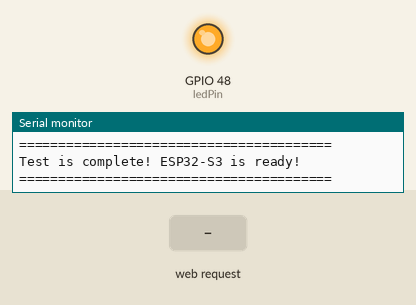
The sketch below on a simulated ESP32-S3. Parts: output pins drawn as LEDs (lit = HIGH), the last lines printed to the serial monitor. Inputs (shaded band) come from the test bench. WiFi joins after 1.5 s; servers stay silent unless stated.

Above: at 4.7 s.
4.8 s: HTTP request GET /led/blink received
At 7.4 s:
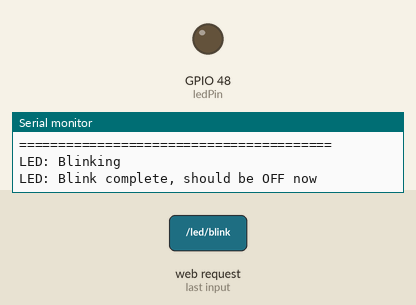
9.3 s: HTTP request GET /led/on received
At 10.6 s:
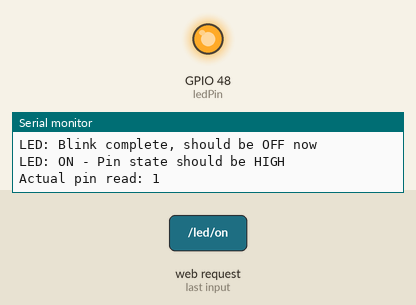
Timing chart, 0 to 12.3 s (numbered marks = the images above; inputs shaded):
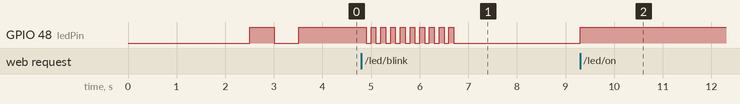

Measured:
- after the input at 4.8 s, GPIO 48 (ledPin): alternates HIGH for 0.10 s and LOW for 0.10 s, 19 changes in all, then stays LOW, starting after 0.10 s
- after the input at 9.3 s, GPIO 48 (ledPin): LOW → HIGH at once

The sketch:

test_wifi_only.ino
```cpp
// Тестовый скрипт для проверки WiFi подключения ESP32-S3
// Загрузите этот код ПЕРВЫМ перед подключением моторов

#include <WiFi.h>
#include <WebServer.h>

// ===== НАСТРОЙТЕ ЭТИ ПАРАМЕТРЫ =====
// ВАЖНО: Используйте значения из файла .env (загрузите его локально, не коммитьте в Git!)
// IMPORTANT: Use values from .env file (load it locally, don't commit to Git!)
const char* ssid = "YOUR_WIFI_SSID";      // Замените на имя вашей WiFi сети
const char* password = "YOUR_WIFI_PASSWORD";      // Замените на пароль вашей WiFi

// Встроенный светодиод (если есть на вашей плате)
const int ledPin = 48;  // RGB LED на ESP32-S3

// Веб сервер
WebServer server(80);

void setup() {
  // Запуск Serial для отладки
  Serial.begin(115200);
  delay(1000);

  Serial.println("\n\n========================================");
  Serial.println("ESP32-S3 WiFi Test");
  Serial.println("========================================\n");

  // Настройка LED
  pinMode(ledPin, OUTPUT);
  digitalWrite(ledPin, LOW);

  // Подключение к WiFi
  Serial.print("Connecting to: ");
  Serial.println(ssid);

  // Сброс настроек WiFi и установка режима
  WiFi.disconnect(true);
  WiFi.mode(WIFI_STA);
  delay(1000);

  WiFi.begin(ssid, password);

  // Ожидание подключения
  int counter = 0;
  while (WiFi.status() != WL_CONNECTED) {
    delay(500);
    Serial.print(".");

    // Мигаем LED во время подключения
    digitalWrite(ledPin, !digitalRead(ledPin));

    counter++;
    if (counter % 10 == 0) {
      Serial.println();
      Serial.print("Attempt ");
      Serial.print(counter / 2);
      Serial.print(" - Status code: ");
      Serial.println(WiFi.status());
    }

    // Если долго не подключается, пробуем снова
    if (counter > 60) {
      Serial.println("\nReconnecting...");
      WiFi.disconnect();
      delay(1000);
      WiFi.begin(ssid, password);
      counter = 0;
    }
  }

  // Подключено!
  digitalWrite(ledPin, HIGH);  // LED горит постоянно

  Serial.println("\n\n========================================");
  Serial.println("SUCCESSFULLY CONNECTED TO WiFi!");
  Serial.println("========================================");
  Serial.print("SSID: ");
  Serial.println(WiFi.SSID());
  Serial.print("IP Address: ");
  Serial.println(WiFi.localIP());
  Serial.print("Signal Strength (RSSI): ");
  Serial.print(WiFi.RSSI());
  Serial.println(" dBm");
  Serial.print("MAC Address: ");
  Serial.println(WiFi.macAddress());
  Serial.println("========================================\n");

  // Настройка веб-сервера
  setupWebServer();

  // Запуск сервера
  server.begin();
  Serial.println("Web server started!\n");
  Serial.println("Open in your browser:");
  Serial.print("http://");
  Serial.println(WiFi.localIP());
  Serial.println("\n========================================");
  Serial.println("Test is complete! ESP32-S3 is ready!");
  Serial.println("========================================\n");
}

void loop() {
  // Обработка веб-запросов
  server.handleClient();

  // Проверка подключения
  if (WiFi.status() != WL_CONNECTED) {
    Serial.println("WiFi disconnected! Reconnecting...");
    digitalWrite(ledPin, LOW);
    WiFi.reconnect();
    delay(5000);
  }
}

void setupWebServer() {
  // Главная страница
  server.on("/", []() {
    String html = "<!DOCTYPE html><html><head>";
    html += "<title>ESP32-S3 Test</title>";
    html += "<meta charset='utf-8'>";
    html += "<style>";
    html += "body { font-family: Arial; margin: 40px; background: #f0f0f0; }";
    html += "h1 { color: #333; }";
    html += ".info { background: white; padding: 20px; border-radius: 10px; margin: 10px 0; }";
    html += ".success { color: green; font-weight: bold; }";
    html += "a { display: inline-block; margin: 5px; padding: 10px 20px; ";
    html += "background: #4CAF50; color: white; text-decoration: none; border-radius: 5px; }";
    html += "a:hover { background: #45a049; }";
    html += "</style></head><body>";

    html += "<h1>🎉 ESP32-S3 WiFi Test</h1>";
    html += "<div class='info'>";
    html += "<p class='success'>✓ WiFi Connected Successfully!</p>";
    html += "<p><strong>IP Address:</strong> " + WiFi.localIP().toString() + "</p>";
    html += "<p><strong>SSID:</strong> " + String(ssid) + "</p>";
    html += "<p><strong>Signal:</strong> " + String(WiFi.RSSI()) + " dBm</p>";
    html += "<p><strong>MAC:</strong> " + WiFi.macAddress() + "</p>";
    html += "</div>";

    html += "<h2>Test LED Control</h2>";
    html += "<div class='info'>";
    html += "<a href='/led/on'>LED ON</a>";
    html += "<a href='/led/off'>LED OFF</a>";
    html += "<a href='/led/blink'>LED Blink</a>";
    html += "</div>";

    html += "<h2>Test API Response</h2>";
    html += "<div class='info'>";
    html += "<p>Try: <code>http://" + WiFi.localIP().toString() + "/status</code></p>";
    html += "</div>";

    html += "</body></html>";

    server.send(200, "text/html", html);
    Serial.println("Page requested: /");
  });

  // Управление LED
  server.on("/led/on", []() {
    digitalWrite(ledPin, HIGH);
    Serial.println("LED: ON - Pin state should be HIGH");
    Serial.print("Actual pin read: ");
    Serial.println(digitalRead(ledPin));
    server.send(200, "text/plain", "LED is ON");
  });

  server.on("/led/off", []() {
    digitalWrite(ledPin, LOW);
    Serial.println("LED: OFF - Pin state should be LOW");
    Serial.print("Actual pin read: ");
    Serial.println(digitalRead(ledPin));
    server.send(200, "text/plain", "LED is OFF");
  });

  server.on("/led/blink", []() {
    Serial.println("LED: Blinking");
    for (int i = 0; i < 10; i++) {
      digitalWrite(ledPin, HIGH);
      delay(100);
      digitalWrite(ledPin, LOW);
      delay(100);
    }
    digitalWrite(ledPin, LOW);  // Убедимся что выключили в конце
    Serial.println("LED: Blink complete, should be OFF now");
    server.send(200, "text/plain", "LED blinked 10 times");
  });

  // Статус в JSON формате
  server.on("/status", []() {
    String json = "{";
    json += "\"status\":\"ok\",";
    json += "\"wifi_connected\":true,";
    json += "\"ip\":\"" + WiFi.localIP().toString() + "\",";
    json += "\"ssid\":\"" + String(ssid) + "\",";
    json += "\"rssi\":" + String(WiFi.RSSI()) + ",";
    json += "\"mac\":\"" + WiFi.macAddress() + "\"";
    json += "}";

    server.send(200, "application/json", json);
    Serial.println("Status requested");
  });

  // 404 handler
  server.onNotFound([]() {
    server.send(404, "text/plain", "404: Not Found");
    Serial.println("404 - Page not found");
  });
}
```
